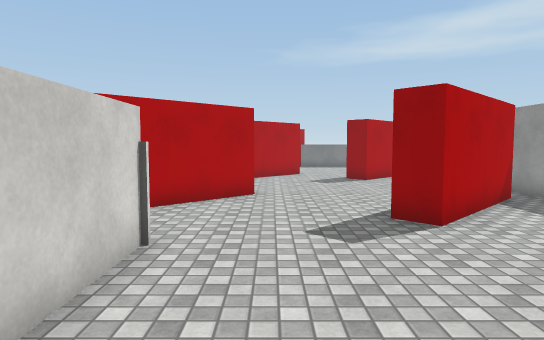
[1] (above)

19 first-person views from a walk through a Unity game level. The camera is 1.5 m above the floor, tilts 4° down and sees 75° across. The floor is counted in squares, 1 m on a side. Each view is taken from the middle of a square. On the plan, view 1 faces up. The plan holds only what a view shows up to about 16 squares ahead; the rest is blank. The player is left out. Surface patterns are stand-ins for the level's own textures.

[2]
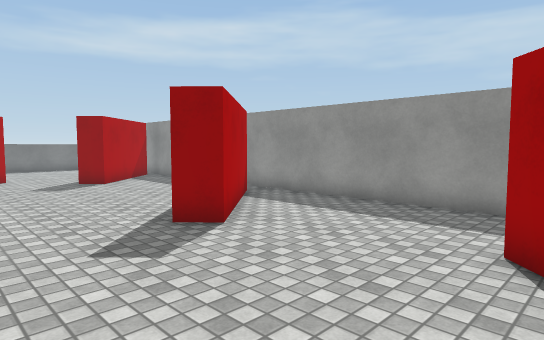

[3]
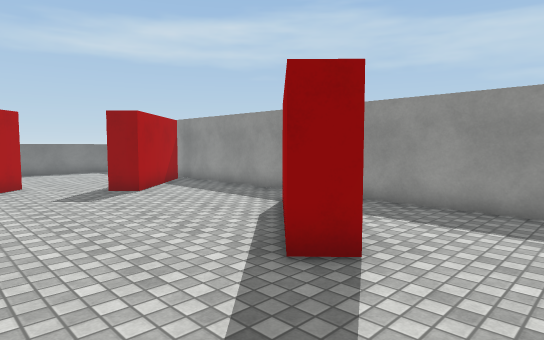

[4]
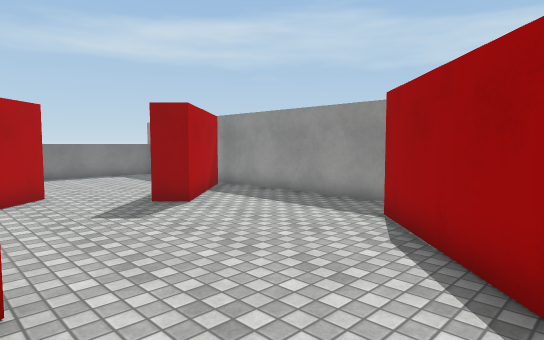

[5]
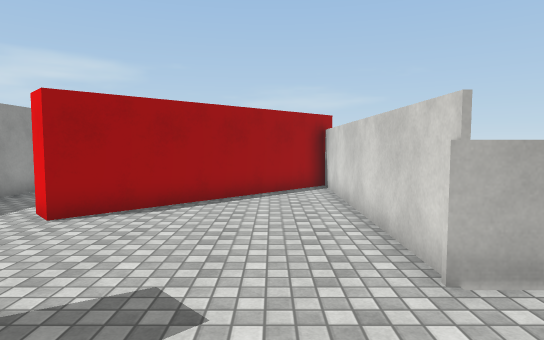

[6]
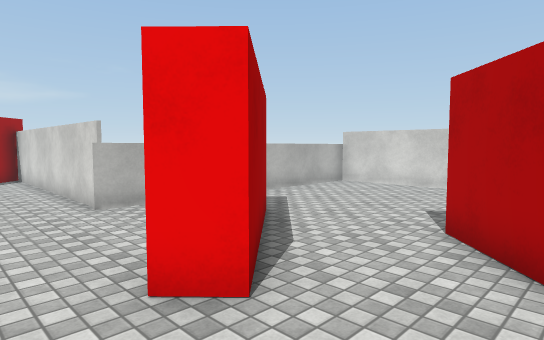

[7]
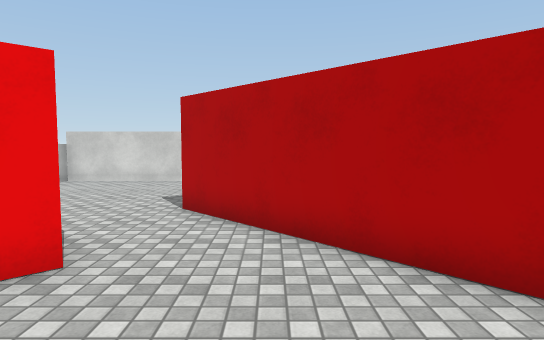

[8]
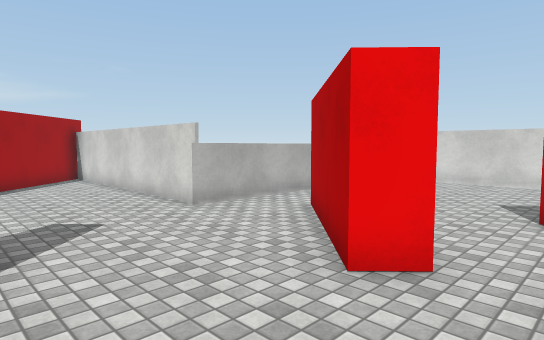

[9]
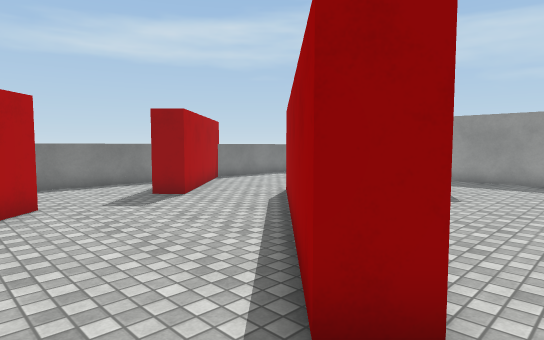

[10]
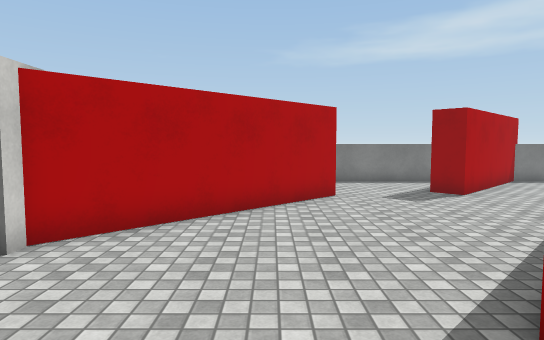

[11]
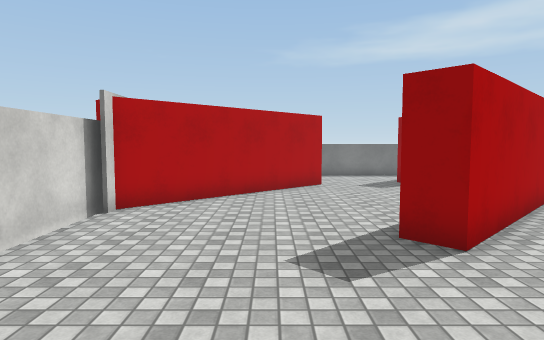

[12]
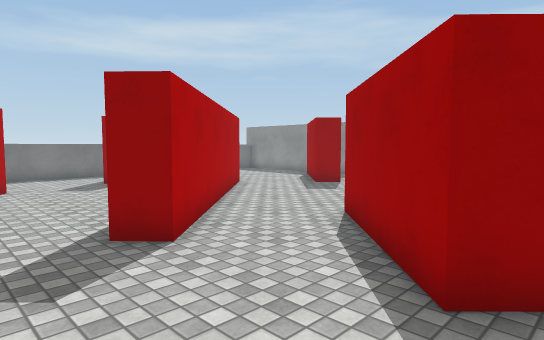

[13]
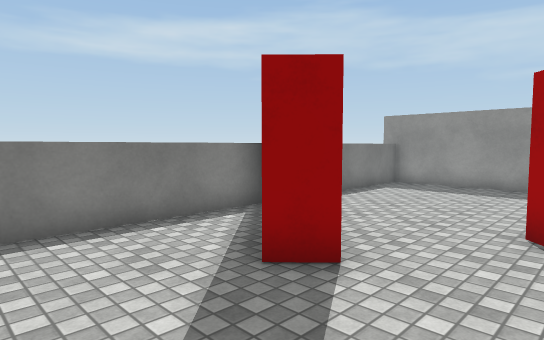

[14]
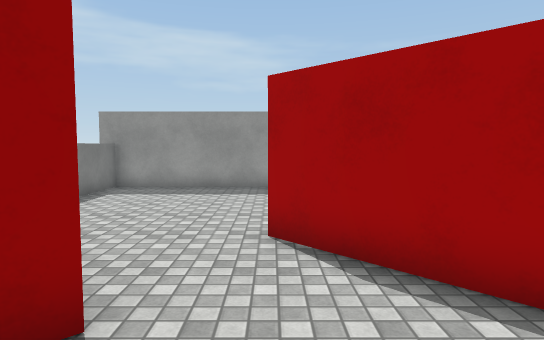

[15]
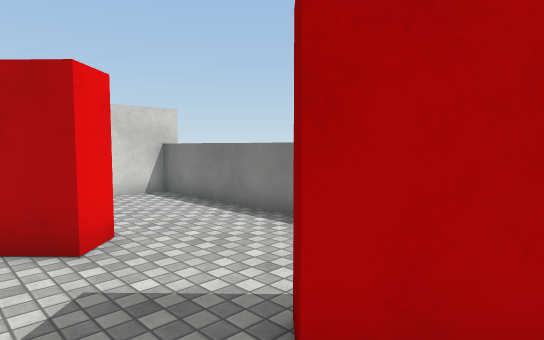

[16]
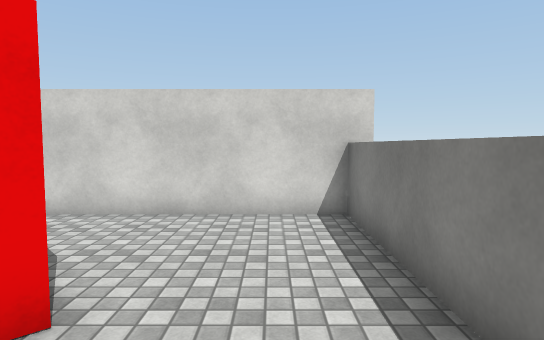

[17]
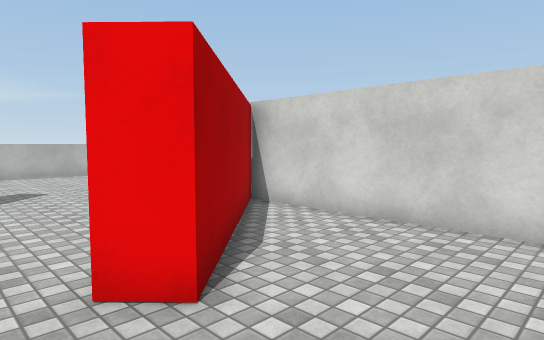

[18]
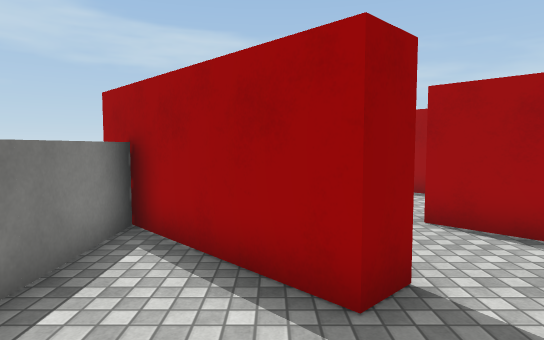

[19]
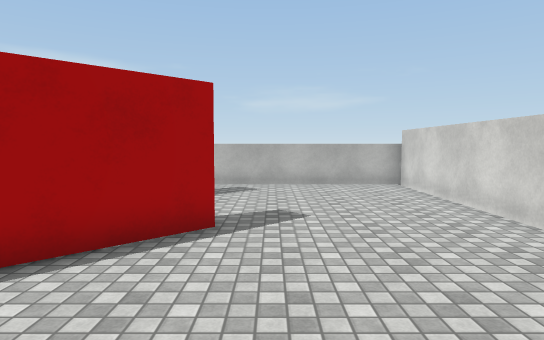

### Floor plan
Points are (right, up) in squares from view 1. A wall is a line through its corners. A room is listed if a view was taken in it or the views show most of it. See-through windows are left out.
Room 1 (views 1, 2, 3, 4, 5, 6, 7, 8)
walls: (-1.2, 11.4) (-0.5, 10.7) (-3.1, 8.2); (6.8, 10) (3.1, 6.4) (2.4, 7.1) (6.1, 10.7); (-2, 5.3) (-2, -4.1) (4.4, 2.1) (5.2, 1.3); (7.8, 2.6) (7.8, 18); (1.5, 18.4) (-3.2, 14); (7.3, 18.3) (4, 15.1) (3.3, 15.8) (5.2, 17.6)
ways out: opening at (-2.5, 6.5) to room 2; opening at (-2.5, 12.5) to room 2; opening at (3, 17) to room 3; opening at (6.5, 3); gap at (7, 10)
Room 2 (views 9, 10, 11, 12, 13, 14, 15, 16, 17, 18, 19)
walls: (-3.2, 14) (-5.3, 11.9) (-6, 12.6) (0.8, 19.1); (-12, 15.4) (-12, 5.3) (-2, 5.3); (-3.1, 8.2) (-4, 7.4) (-4.7, 8.1) (-1.2, 11.4); (-0.9, 21.9) (-2.3, 20.5) (-3, 21.2) (1.5, 25.5); (-11.6, 25.2) (-11.6, 16.5) (-6.8, 21.2) (-6.1, 20.5) (-11.6, 15.1) (-11.6, 14.8); (0.6, 24.6) (-11.8, 24.6)
ways out: opening at (-2.5, 6.5) to room 1; opening at (-2.5, 12.5) to room 1; opening at (0, 20.3) to room 3
Room 3 (no view inside)
walls: (7.8, 18) (7.8, 25.2); (7.8, 24.6) (2, 24.6) (-0.9, 21.9)
ways out: opening at (3, 17) to room 1; opening at (0, 20.3) to room 2

Where each view was taken, in squares from view 1:
view 1: 0 up, 0 right, facing up
view 2: 1 up, 1 left, facing up-right
view 3: 4 up, 1 left, facing up-right
view 4: 7 up, 1 left, facing up-right
view 5: 9 up, 0 right, facing down
view 6: 14 up, 1 right, facing down-left
view 7: 14 up, 3 right, facing left
view 8: 13 up, 3 right, facing down-left
view 9: 11 up, 8 left, facing up-right
view 10: 10 up, 8 left, facing up
view 11: 7 up, 8 left, facing up
view 12: 7 up, 8 left, facing up-right
view 13: 18 up, 6 left, facing up-right
view 14: 19 up, 5 left, facing right
view 15: 19 up, 1 left, facing up-left
view 16: 23 up, 4 left, facing left
view 17: 24 up, 5 left, facing down-left
view 18: 22 up, 6 left, facing right
view 19: 19 up, 7 left, facing down
